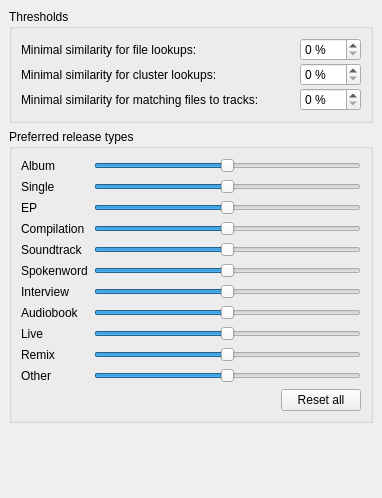
<?xml version="1.0" encoding="UTF-8"?>
<ui version="4.0">
 <class>MatchingOptionsPage</class>
 <widget class="QWidget" name="MatchingOptionsPage">
  <property name="geometry">
   <rect>
    <x>0</x>
    <y>0</y>
    <width>382</width>
    <height>498</height>
   </rect>
  </property>
  <layout class="QVBoxLayout">
   <property name="spacing">
    <number>6</number>
   </property>
   <property name="margin">
    <number>9</number>
   </property>
   <item>
    <widget class="QGroupBox" name="rename_files">
     <property name="title">
      <string>Thresholds</string>
     </property>
     <layout class="QGridLayout">
      <property name="margin">
       <number>9</number>
      </property>
      <property name="spacing">
       <number>2</number>
      </property>
      <item row="2" column="0">
       <widget class="QLabel" name="label_6">
        <property name="sizePolicy">
         <sizepolicy hsizetype="Expanding" vsizetype="Preferred">
          <horstretch>0</horstretch>
          <verstretch>0</verstretch>
         </sizepolicy>
        </property>
        <property name="text">
         <string>Minimal similarity for matching files to tracks:</string>
        </property>
        <property name="buddy">
         <cstring>file_lookup_threshold</cstring>
        </property>
       </widget>
      </item>
      <item row="2" column="1">
       <widget class="QSpinBox" name="track_matching_threshold">
        <property name="suffix">
         <string> %</string>
        </property>
        <property name="maximum">
         <number>100</number>
        </property>
       </widget>
      </item>
      <item row="1" column="1">
       <widget class="QSpinBox" name="cluster_lookup_threshold">
        <property name="suffix">
         <string> %</string>
        </property>
        <property name="maximum">
         <number>100</number>
        </property>
       </widget>
      </item>
      <item row="0" column="1">
       <widget class="QSpinBox" name="file_lookup_threshold">
        <property name="suffix">
         <string> %</string>
        </property>
        <property name="maximum">
         <number>100</number>
        </property>
       </widget>
      </item>
      <item row="0" column="0">
       <widget class="QLabel" name="label_4">
        <property name="sizePolicy">
         <sizepolicy hsizetype="Expanding" vsizetype="Preferred">
          <horstretch>0</horstretch>
          <verstretch>0</verstretch>
         </sizepolicy>
        </property>
        <property name="text">
         <string>Minimal similarity for file lookups:</string>
        </property>
        <property name="buddy">
         <cstring>file_lookup_threshold</cstring>
        </property>
       </widget>
      </item>
      <item row="1" column="0">
       <widget class="QLabel" name="label_5">
        <property name="sizePolicy">
         <sizepolicy hsizetype="Expanding" vsizetype="Preferred">
          <horstretch>0</horstretch>
          <verstretch>0</verstretch>
         </sizepolicy>
        </property>
        <property name="text">
         <string>Minimal similarity for cluster lookups:</string>
        </property>
        <property name="buddy">
         <cstring>file_lookup_threshold</cstring>
        </property>
       </widget>
      </item>
     </layout>
    </widget>
   </item>
   <item>
    <widget class="QGroupBox" name="groupBox">
     <property name="title">
      <string>Preferred release types</string>
     </property>
     <layout class="QGridLayout" name="gridLayout">
      <item row="0" column="2">
       <widget class="QSlider" name="prefer_album_score">
        <property name="maximum">
         <number>100</number>
        </property>
        <property name="value">
         <number>50</number>
        </property>
        <property name="orientation">
         <enum>Qt::Horizontal</enum>
        </property>
       </widget>
      </item>
      <item row="1" column="2">
       <widget class="QSlider" name="prefer_single_score">
        <property name="maximum">
         <number>100</number>
        </property>
        <property name="value">
         <number>50</number>
        </property>
        <property name="orientation">
         <enum>Qt::Horizontal</enum>
        </property>
       </widget>
      </item>
      <item row="0" column="0">
       <widget class="QLabel" name="label">
        <property name="text">
         <string>Album</string>
        </property>
       </widget>
      </item>
      <item row="1" column="0">
       <widget class="QLabel" name="label_2">
        <property name="text">
         <string>Single</string>
        </property>
       </widget>
      </item>
      <item row="2" column="2">
       <widget class="QSlider" name="prefer_ep_score">
        <property name="maximum">
         <number>100</number>
        </property>
        <property name="value">
         <number>50</number>
        </property>
        <property name="orientation">
         <enum>Qt::Horizontal</enum>
        </property>
       </widget>
      </item>
      <item row="3" column="2">
       <widget class="QSlider" name="prefer_compilation_score">
        <property name="maximum">
         <number>100</number>
        </property>
        <property name="value">
         <number>50</number>
        </property>
        <property name="orientation">
         <enum>Qt::Horizontal</enum>
        </property>
       </widget>
      </item>
      <item row="4" column="2">
       <widget class="QSlider" name="prefer_soundtrack_score">
        <property name="maximum">
         <number>100</number>
        </property>
        <property name="value">
         <number>50</number>
        </property>
        <property name="orientation">
         <enum>Qt::Horizontal</enum>
        </property>
       </widget>
      </item>
      <item row="5" column="2">
       <widget class="QSlider" name="prefer_spokenword_score">
        <property name="maximum">
         <number>100</number>
        </property>
        <property name="value">
         <number>50</number>
        </property>
        <property name="orientation">
         <enum>Qt::Horizontal</enum>
        </property>
       </widget>
      </item>
      <item row="2" column="0">
       <widget class="QLabel" name="label_3">
        <property name="text">
         <string>EP</string>
        </property>
       </widget>
      </item>
      <item row="3" column="0">
       <widget class="QLabel" name="label_7">
        <property name="text">
         <string>Compilation</string>
        </property>
       </widget>
      </item>
      <item row="4" column="0">
       <widget class="QLabel" name="label_8">
        <property name="text">
         <string>Soundtrack</string>
        </property>
       </widget>
      </item>
      <item row="5" column="0">
       <widget class="QLabel" name="label_9">
        <property name="text">
         <string>Spokenword</string>
        </property>
       </widget>
      </item>
      <item row="6" column="2">
       <widget class="QSlider" name="prefer_interview_score">
        <property name="maximum">
         <number>100</number>
        </property>
        <property name="value">
         <number>50</number>
        </property>
        <property name="orientation">
         <enum>Qt::Horizontal</enum>
        </property>
       </widget>
      </item>
      <item row="7" column="2">
       <widget class="QSlider" name="prefer_audiobook_score">
        <property name="maximum">
         <number>100</number>
        </property>
        <property name="value">
         <number>50</number>
        </property>
        <property name="orientation">
         <enum>Qt::Horizontal</enum>
        </property>
       </widget>
      </item>
      <item row="8" column="2">
       <widget class="QSlider" name="prefer_live_score">
        <property name="maximum">
         <number>100</number>
        </property>
        <property name="value">
         <number>50</number>
        </property>
        <property name="orientation">
         <enum>Qt::Horizontal</enum>
        </property>
       </widget>
      </item>
      <item row="6" column="0">
       <widget class="QLabel" name="label_10">
        <property name="text">
         <string>Interview</string>
        </property>
       </widget>
      </item>
      <item row="7" column="0">
       <widget class="QLabel" name="label_11">
        <property name="text">
         <string>Audiobook</string>
        </property>
       </widget>
      </item>
      <item row="8" column="0">
       <widget class="QLabel" name="label_12">
        <property name="text">
         <string>Live</string>
        </property>
       </widget>
      </item>
      <item row="9" column="2">
       <widget class="QSlider" name="prefer_remix_score">
        <property name="maximum">
         <number>100</number>
        </property>
        <property name="value">
         <number>50</number>
        </property>
        <property name="orientation">
         <enum>Qt::Horizontal</enum>
        </property>
       </widget>
      </item>
      <item row="9" column="0">
       <widget class="QLabel" name="label_13">
        <property name="text">
         <string>Remix</string>
        </property>
       </widget>
      </item>
      <item row="10" column="2">
       <widget class="QSlider" name="prefer_other_score">
        <property name="maximum">
         <number>100</number>
        </property>
        <property name="sliderPosition">
         <number>50</number>
        </property>
        <property name="orientation">
         <enum>Qt::Horizontal</enum>
        </property>
       </widget>
      </item>
      <item row="10" column="0">
       <widget class="QLabel" name="label_14">
        <property name="text">
         <string>Other</string>
        </property>
       </widget>
      </item>
      <item row="12" column="2">
       <layout class="QHBoxLayout" name="horizontalLayout">
        <item>
         <spacer name="horizontalSpacer">
          <property name="orientation">
           <enum>Qt::Horizontal</enum>
          </property>
          <property name="sizeHint" stdset="0">
           <size>
            <width>40</width>
            <height>20</height>
           </size>
          </property>
         </spacer>
        </item>
        <item>
         <widget class="QPushButton" name="reset_preferred_types_btn">
          <property name="sizePolicy">
           <sizepolicy hsizetype="Fixed" vsizetype="Fixed">
            <horstretch>0</horstretch>
            <verstretch>0</verstretch>
           </sizepolicy>
          </property>
          <property name="text">
           <string>Reset all</string>
          </property>
         </widget>
        </item>
       </layout>
      </item>
     </layout>
    </widget>
   </item>
   <item>
    <spacer>
     <property name="orientation">
      <enum>Qt::Vertical</enum>
     </property>
     <property name="sizeHint" stdset="0">
      <size>
       <width>20</width>
       <height>41</height>
      </size>
     </property>
    </spacer>
   </item>
  </layout>
 </widget>
 <tabstops>
  <tabstop>file_lookup_threshold</tabstop>
  <tabstop>cluster_lookup_threshold</tabstop>
  <tabstop>track_matching_threshold</tabstop>
 </tabstops>
 <resources/>
 <connections/>
</ui>
